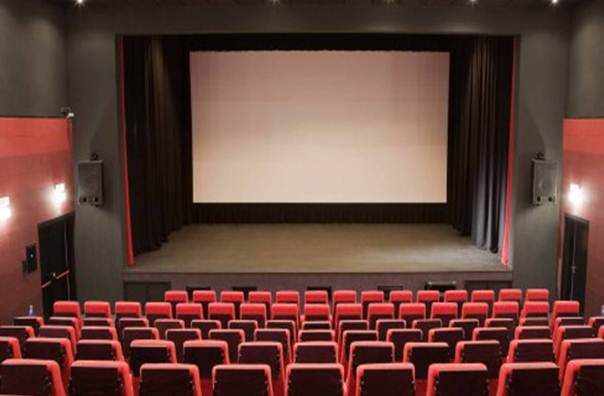
%> input picture SourceImage/theater1_input.jpg, 604 x 396 px
$ octave hog_features.m   (GNU Octave 9; MATLAB toolbox functions it lacks are replaced by stand-ins)
%> lines starting %> are read from the running program, lines starting %| are printed output that depends on the picture
clc;
clear;
Ii=imread('SourceImage/theater1_input.jpg');
%> Ii is the input picture: size 396x604x3 uint8; mean R, G, B 100.3, 66.6, 58.4
Iigrey=rgb2gray(Ii);
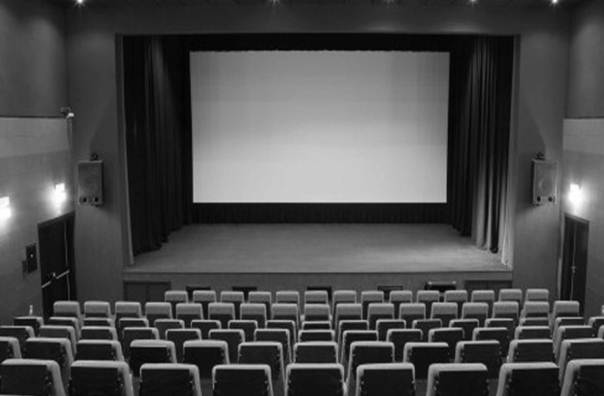
%> Iigrey: size 396x604 uint8; min 1, max 255, mean 75.8
% [9 lines of commented-out code are left out]
close all
row=size(Ii,1);
%> row = 396
col=size(Ii,2);
%> col = 604
patch=Iigrey(1:32,1:32);
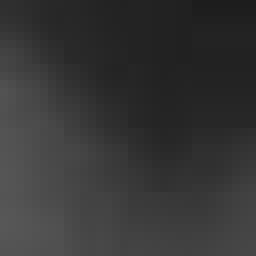
%> patch: size 32x32 uint8 (shown 8 times larger); min 29, max 87, mean 53.6
cell_sz=[16 16];
block_sz=[2 2];
num_bins=8;
%block_overlap=[4 4];
%hog1=extractHOGFeatures(patch,'BlockSize',block_sz,'CellSize',cell_sz,'BlockOverlap',block_overlap);
%> (the run ends here)
